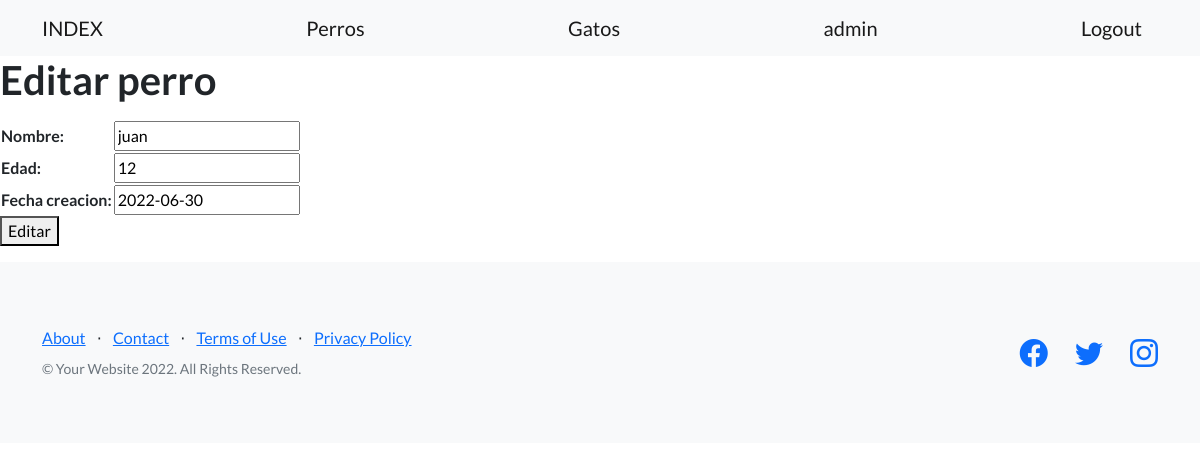
The app's page /editar-perro/14/ (signed in) with its own data.
### desafio/models.py (models this page shows, shortened)
class Perro(models.Model):
    nombre = models.CharField(max_length=30)
    edad = models.IntegerField()
    fecha_creacion = models.DateTimeField(null=True)

### desafio/views.py (the view, shortened to what this page needs)
# urls.py: path('editar-perro/<int:id>/', editar_perro, name= "editar_perro"),
@login_required
def editar_perro(request, id):
    perro = Perro.objects.get(id=id)
    form_perro = FormPerro(initial={"nombre": perro.nombre, "edad": perro.edad, "fecha_creacion": perro.fecha_creacion})
    return render(request, 'perro/editar_perro.html', {"form": form_perro, "perro":perro})

### desafio/forms.py
class FormPerro(forms.Form):
    nombre = forms.CharField(max_length=30)
    edad = forms.IntegerField()
    fecha_creacion = forms.DateField(required=False)

### Templates/perro/editar_perro.html (shortened to what this page needs)
{% extends 'base.html' %}
{% block texto_header %}
<h1>Editar perro</h1>
{% endblock texto_header %}
{% block despues_del_header %}
<p>
    <form action={% url 'editar_perro' perro.id %} method="post">
        <table>{{form}}</table>
        <button>Editar</button>
    </form>
</p>
{% endblock despues_del_header %}

### Templates/base.html (shortened to what this page needs)
<!DOCTYPE html>
<html lang="en">
    <head>
        {% load static %}
        <link href="https://cdn.jsdelivr.net/npm/bootstrap-icons@1.5.0/font/bootstrap-icons.css" rel="stylesheet" type="text/css" />
        <link href={% static "desafio/css/styles.css" %} rel="stylesheet" />
    </head>
    <body>
        <nav class="navbar navbar-light bg-light static-top">
            <div class="container">
                <a class="navbar-brand" href={% url 'index' %}>INDEX</a>
                <a class="navbar-brand" href={% url 'listado_perros' %}>Perros</a>
                <a class="navbar-brand" href={% url 'listado_gatos' %}>Gatos</a>
                {% if request.user.is_authenticated %}
                <a class="navbar-brand" href={% url 'perfil' %}>{{request.user.username}}</a>
                <a class="navbar-brand" href={% url 'logout' %}>Logout</a>
                {% else %}
                <a class="navbar-brand" href={% url 'login' %}>Login</a>
                <a class="navbar-brand" href={% url 'register' %}>Register</a>
                {% endif %}
            </div>
        </nav>
        {% block header %}
                {% block texto_header %}
                {% endblock texto_header %}
        {% endblock header %}
        {% block despues_del_header %}{% endblock despues_del_header %}
        <footer class="footer bg-light">
            <div class="container">
                <div class="row">
                    <div class="col-lg-6 h-100 text-center text-lg-start my-auto">
                        <ul class="list-inline mb-2">
                            <li class="list-inline-item"><a href="#!">About</a></li>
                            <li class="list-inline-item">⋅</li>
                            <li class="list-inline-item"><a href="#!">Contact</a></li>
                            <li class="list-inline-item">⋅</li>
                            <li class="list-inline-item"><a href="#!">Terms of Use</a></li>
                            <li class="list-inline-item">⋅</li>
                            <li class="list-inline-item"><a href="#!">Privacy Policy</a></li>
                        </ul>
                        <p class="text-muted small mb-4 mb-lg-0">&copy; Your Website 2022. All Rights Reserved.</p>
                    </div>
                    <div class="col-lg-6 h-100 text-center text-lg-end my-auto">
                        <ul class="list-inline mb-0">
                            <li class="list-inline-item me-4">
                                <a href="#!"><i class="bi-facebook fs-3"></i></a>
                            </li>
                            <li class="list-inline-item me-4">
                                <a href="#!"><i class="bi-twitter fs-3"></i></a>
                            </li>
                            <li class="list-inline-item">
                                <a href="#!"><i class="bi-instagram fs-3"></i></a>
                            </li>
                        </ul>
                    </div>
                </div>
            </div>
        </footer>
    </body>
</html>

### records on screen
Perro: nombre "juan", edad "12", fecha_creacion "2022-06-30"

### other values on screen
{{ request.user.username }} "admin"
